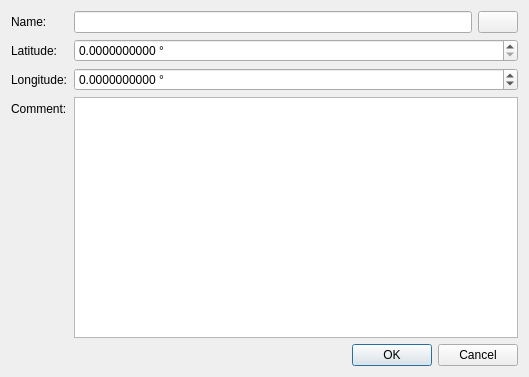
<?xml version="1.0" encoding="UTF-8"?>
<ui version="4.0">
 <class>PlaceDialog</class>
 <widget class="QDialog" name="PlaceDialog">
  <property name="geometry">
   <rect>
    <x>0</x>
    <y>0</y>
    <width>529</width>
    <height>377</height>
   </rect>
  </property>
  <layout class="QVBoxLayout" name="verticalLayout">
   <item>
    <layout class="QFormLayout" name="formLayout">
     <item row="0" column="0">
      <widget class="QLabel" name="nameLabel">
       <property name="text">
        <string>Name:</string>
       </property>
       <property name="buddy">
        <cstring>leName</cstring>
       </property>
      </widget>
     </item>
     <item row="0" column="1">
      <layout class="QHBoxLayout" name="horizontalLayout">
       <item>
        <widget class="QLineEdit" name="leName">
         <property name="clearButtonEnabled">
          <bool>true</bool>
         </property>
        </widget>
       </item>
       <item>
        <widget class="QPushButton" name="btnGeoCode">
         <property name="toolTip">
          <string>Get suggestions and coordinates from OpenStreetMsap</string>
         </property>
         <property name="icon">
          <iconset theme="ktip">
           <normaloff/>
          </iconset>
         </property>
        </widget>
       </item>
      </layout>
     </item>
     <item row="1" column="0">
      <widget class="QLabel" name="latitudeLabel">
       <property name="text">
        <string>Latitude:</string>
       </property>
       <property name="buddy">
        <cstring>sbLat</cstring>
       </property>
      </widget>
     </item>
     <item row="1" column="1">
      <widget class="QDoubleSpinBox" name="sbLat">
       <property name="frame">
        <bool>true</bool>
       </property>
       <property name="prefix">
        <string/>
       </property>
       <property name="suffix">
        <string> °</string>
       </property>
       <property name="decimals">
        <number>10</number>
       </property>
       <property name="maximum">
        <double>90.000000000000000</double>
       </property>
      </widget>
     </item>
     <item row="2" column="0">
      <widget class="QLabel" name="longitudeLabel">
       <property name="text">
        <string>Longitude:</string>
       </property>
       <property name="buddy">
        <cstring>sbLon</cstring>
       </property>
      </widget>
     </item>
     <item row="2" column="1">
      <widget class="QDoubleSpinBox" name="sbLon">
       <property name="suffix">
        <string> °</string>
       </property>
       <property name="decimals">
        <number>10</number>
       </property>
       <property name="minimum">
        <double>-180.000000000000000</double>
       </property>
       <property name="maximum">
        <double>180.000000000000000</double>
       </property>
      </widget>
     </item>
     <item row="3" column="0">
      <widget class="QLabel" name="commentLabel">
       <property name="text">
        <string>Comment:</string>
       </property>
       <property name="buddy">
        <cstring>teComment</cstring>
       </property>
      </widget>
     </item>
     <item row="3" column="1">
      <widget class="QPlainTextEdit" name="teComment"/>
     </item>
    </layout>
   </item>
   <item>
    <widget class="QDialogButtonBox" name="buttonBox">
     <property name="orientation">
      <enum>Qt::Horizontal</enum>
     </property>
     <property name="standardButtons">
      <set>QDialogButtonBox::Cancel|QDialogButtonBox::Ok</set>
     </property>
    </widget>
   </item>
  </layout>
 </widget>
 <tabstops>
  <tabstop>leName</tabstop>
  <tabstop>btnGeoCode</tabstop>
  <tabstop>sbLat</tabstop>
  <tabstop>sbLon</tabstop>
  <tabstop>teComment</tabstop>
  <tabstop>buttonBox</tabstop>
 </tabstops>
 <resources/>
 <connections>
  <connection>
   <sender>buttonBox</sender>
   <signal>accepted()</signal>
   <receiver>PlaceDialog</receiver>
   <slot>accept()</slot>
   <hints>
    <hint type="sourcelabel">
     <x>248</x>
     <y>254</y>
    </hint>
    <hint type="destinationlabel">
     <x>157</x>
     <y>274</y>
    </hint>
   </hints>
  </connection>
  <connection>
   <sender>buttonBox</sender>
   <signal>rejected()</signal>
   <receiver>PlaceDialog</receiver>
   <slot>reject()</slot>
   <hints>
    <hint type="sourcelabel">
     <x>316</x>
     <y>260</y>
    </hint>
    <hint type="destinationlabel">
     <x>286</x>
     <y>274</y>
    </hint>
   </hints>
  </connection>
 </connections>
</ui>
